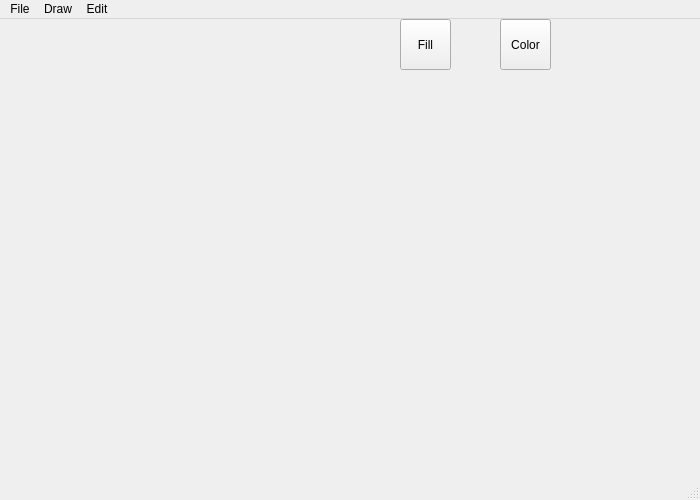
<?xml version="1.0" encoding="UTF-8"?>
<ui version="4.0">
 <class>MainWindow</class>
 <widget class="QMainWindow" name="MainWindow">
  <property name="geometry">
   <rect>
    <x>0</x>
    <y>0</y>
    <width>700</width>
    <height>500</height>
   </rect>
  </property>
  <property name="windowTitle">
   <string>Painter</string>
  </property>
  <property name="iconSize">
   <size>
    <width>24</width>
    <height>24</height>
   </size>
  </property>
  <widget class="QWidget" name="centralwidget">
   <widget class="QToolButton" name="fillButton">
    <property name="geometry">
     <rect>
      <x>400</x>
      <y>0</y>
      <width>51</width>
      <height>51</height>
     </rect>
    </property>
    <property name="text">
     <string>Fill</string>
    </property>
   </widget>
   <widget class="QLabel" name="label">
    <property name="geometry">
     <rect>
      <x>0</x>
      <y>0</y>
      <width>701</width>
      <height>461</height>
     </rect>
    </property>
    <property name="text">
     <string/>
    </property>
   </widget>
   <widget class="QToolButton" name="colorButton">
    <property name="geometry">
     <rect>
      <x>500</x>
      <y>0</y>
      <width>51</width>
      <height>51</height>
     </rect>
    </property>
    <property name="text">
     <string>Color</string>
    </property>
   </widget>
   <zorder>label</zorder>
   <zorder>colorButton</zorder>
   <zorder>fillButton</zorder>
  </widget>
  <widget class="QMenuBar" name="menubar">
   <property name="geometry">
    <rect>
     <x>0</x>
     <y>0</y>
     <width>700</width>
     <height>22</height>
    </rect>
   </property>
   <widget class="QMenu" name="menuFile">
    <property name="title">
     <string>File</string>
    </property>
    <addaction name="actionNew"/>
    <addaction name="actionOpen"/>
    <addaction name="action_Save"/>
   </widget>
   <widget class="QMenu" name="menuEdit">
    <property name="title">
     <string>Draw</string>
    </property>
    <addaction name="actionLine"/>
    <addaction name="action_PolyLine"/>
    <addaction name="actionRectangle"/>
    <addaction name="actionOval"/>
    <addaction name="actionPolygon"/>
   </widget>
   <widget class="QMenu" name="menuEdit_2">
    <property name="title">
     <string>Edit</string>
    </property>
    <addaction name="actionMove"/>
    <addaction name="actionChange"/>
    <addaction name="actionLengthorarea"/>
   </widget>
   <addaction name="menuFile"/>
   <addaction name="menuEdit"/>
   <addaction name="menuEdit_2"/>
  </widget>
  <widget class="QStatusBar" name="statusbar"/>
  <action name="actionNew">
   <property name="text">
    <string>New</string>
   </property>
  </action>
  <action name="actionOpen">
   <property name="text">
    <string>Open</string>
   </property>
  </action>
  <action name="action_Save">
   <property name="text">
    <string>Save</string>
   </property>
  </action>
  <action name="actionLine">
   <property name="text">
    <string>Line</string>
   </property>
  </action>
  <action name="action_PolyLine">
   <property name="text">
    <string>PolyLine</string>
   </property>
  </action>
  <action name="actionRectangle">
   <property name="text">
    <string>Rectangle</string>
   </property>
  </action>
  <action name="actionOval">
   <property name="text">
    <string>Oval</string>
   </property>
  </action>
  <action name="actionPolygon">
   <property name="text">
    <string>Polygon</string>
   </property>
  </action>
  <action name="actionMove">
   <property name="text">
    <string>Move</string>
   </property>
  </action>
  <action name="actionChange">
   <property name="text">
    <string>Change</string>
   </property>
  </action>
  <action name="actionLengthorarea">
   <property name="text">
    <string>LengthorArea</string>
   </property>
  </action>
  <action name="actionArea">
   <property name="text">
    <string>Area</string>
   </property>
  </action>
 </widget>
 <resources/>
 <connections/>
</ui>
